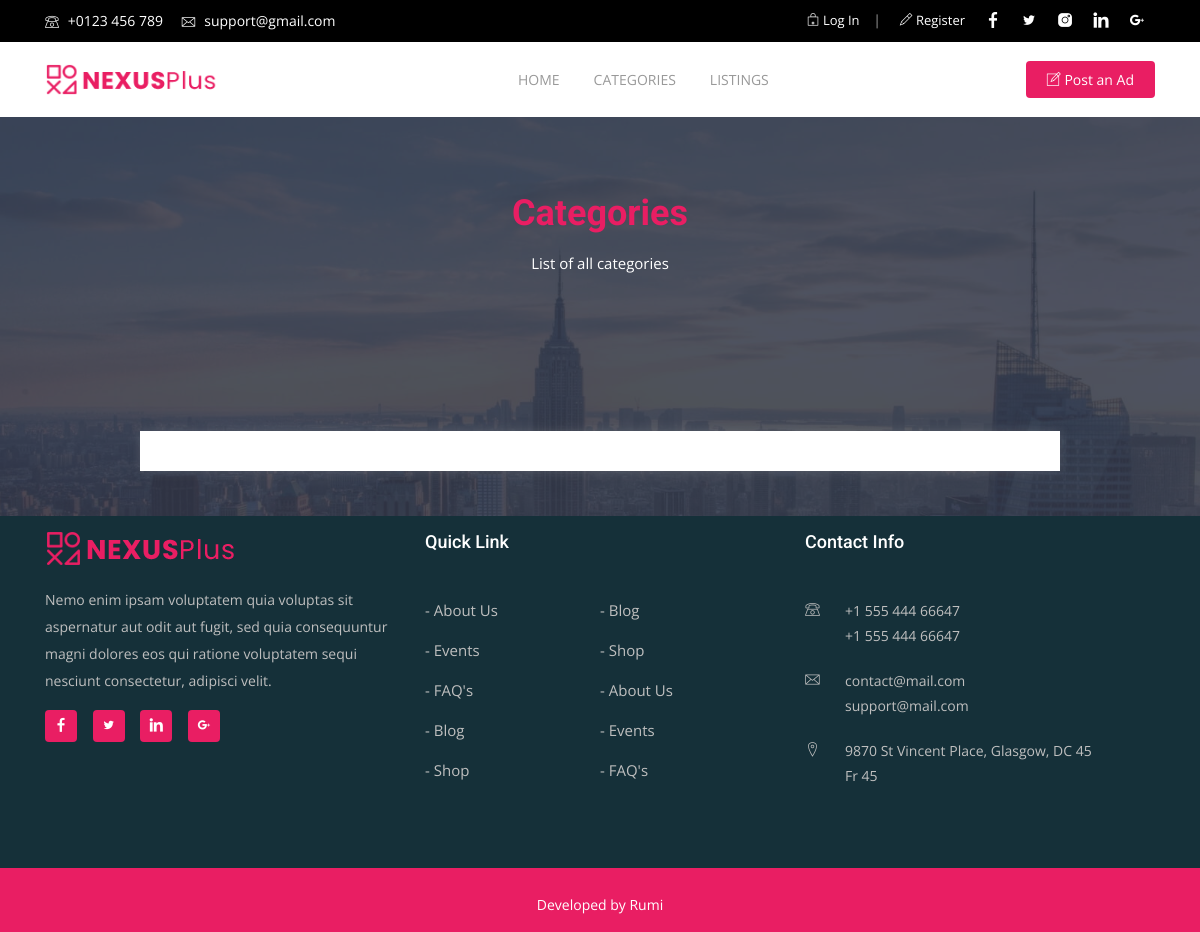
Before: /categories with the older database file.
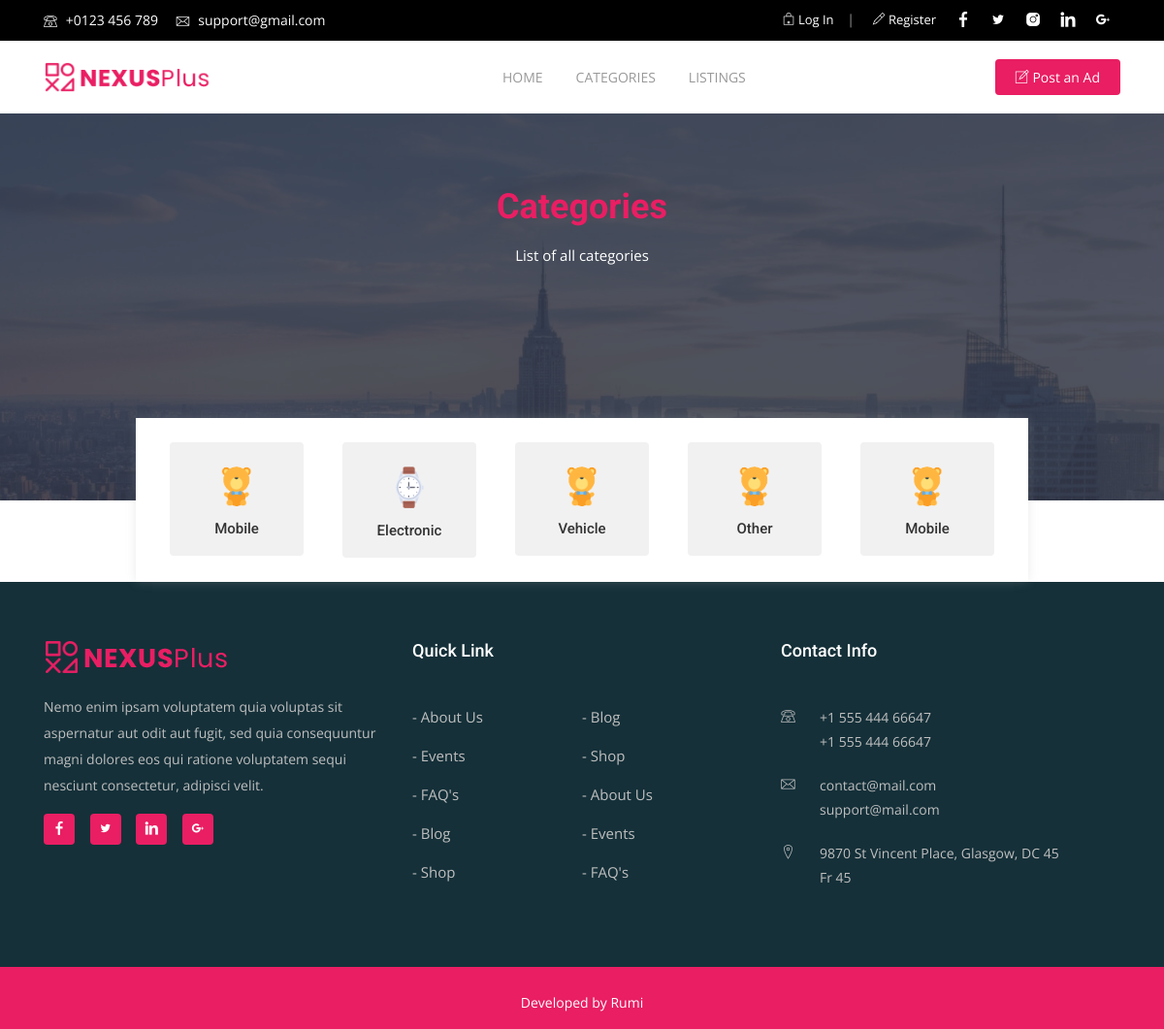
After: the same page with the newer database file.
### core/models.py (models this page shows, shortened)
class Category(models.Model):
    class Meta:
        verbose_name = "Category"
        verbose_name_plural = "Categories"
    title = models.CharField(max_length=255)
    image = models.ImageField(verbose_name="Category Image", upload_to="category_images",
                              default="category_images/default.png")

### category/views.py (the view)
# urls.py: path('', CategoryListView.as_view(), name="list"),
class CategoryListView(ListView):
    model = Category
    template_name = "categories/index.html"
    context_object_name = "categories"

### templates/categories/index.html
{% extends 'base.html' %}
{% block content %}
    <div id="hero-area">
        <div class="overlay"></div>
        <div class="container">
            <div class="row justify-content-center">
                <div class="col-md-12 col-lg-9 col-xs-12 text-center">
                    <div class="contents">
                        <h1 class="head-title"><span class="year">Categories</span></h1>
                        <p>List of all categories</p>
                    </div>
                </div>
            </div>
        </div>
    </div>
    <section id="categories">
        <div class="container">
            <div class="row justify-content-center">
                <div class="col-lg-10 col-md-12 col-xs-12">
                    <div id="categories-icon-slider" class="categories-wrapper owl-carousel owl-theme">
                        {% for category in categories %}
                            <div class="item">
                                <a href="#">
                                    <div class="category-icon-item">
                                        <div class="icon-box">
                                            <div class="icon">
                                                <img src="{{ category.image.url }}" alt="">
                                            </div>
                                            <h4>{{ category.title }}</h4>
                                        </div>
                                    </div>
                                </a>
                            </div>
                        {% endfor %}
                    </div>
                </div>
            </div>
        </div>
    </section>
{% endblock %}

### templates/base.html (shortened to what this page needs)
{% load static %}
<!DOCTYPE html>
<html lang="en">
<head>
    <link rel="stylesheet" type="text/css" href="{% static 'assets/css/bootstrap.min.css' %} ">
    <link rel="stylesheet" type="text/css" href="{% static 'assets/fonts/line-icons.css' %} ">
    <link rel="stylesheet" type="text/css" href="{% static 'assets/css/slicknav.css' %} ">
    <link rel="stylesheet" type="text/css" href="{% static 'assets/css/color-switcher.css' %} ">
    <link rel="stylesheet" type="text/css" href="{% static 'assets/css/animate.css' %} ">
    <link rel="stylesheet" type="text/css" href="{% static 'assets/css/summernote.css' %} ">
    <link rel="stylesheet" type="text/css" href="{% static 'assets/css/owl.carousel.css' %} ">
    <link rel="stylesheet" type="text/css" href="{% static 'assets/css/main.css' %} ">
    <link rel="stylesheet" type="text/css" href="{% static 'assets/css/responsive.css' %} ">
</head>
<body>
<header id="header-wrap">
    {% include 'includes/navbar.html' %}
</header>
{% block content %}{% endblock %}
<footer>
    <section class="footer-Content">
        <div class="container">
            <div class="row">
                <div class="col-lg-4 col-md-4 col-xs-6 col-mb-12">
                    <div class="widget">
                        <div class="footer-logo"><img src="assets/img/logo.png" alt=""></div>
                        <div class="textwidget">
                            <p>Nemo enim ipsam voluptatem quia voluptas sit aspernatur aut odit aut fugit, sed quia
                                consequuntur magni dolores eos qui ratione voluptatem sequi nesciunt consectetur,
                                adipisci velit.</p>
                        </div>
                        <ul class="mt-3 footer-social">
                            <li><a class="facebook" href="#"><i class="lni-facebook-filled"></i></a></li>
                            <li><a class="twitter" href="#"><i class="lni-twitter-filled"></i></a></li>
                            <li><a class="linkedin" href="#"><i class="lni-linkedin-fill"></i></a></li>
                            <li><a class="google-plus" href="#"><i class="lni-google-plus"></i></a></li>
                        </ul>
                    </div>
                </div>
                <div class="col-lg-4 col-md-4 col-xs-6 col-mb-12">
                    <div class="widget">
                        <h3 class="block-title">Quick Link</h3>
                        <ul class="menu">
                            <li><a href="#">- About Us</a></li>
                            <li><a href="#">- Blog</a></li>
                            <li><a href="#">- Events</a></li>
                            <li><a href="#">- Shop</a></li>
                            <li><a href="#">- FAQ's</a></li>
                            <li><a href="#">- About Us</a></li>
                            <li><a href="#">- Blog</a></li>
                            <li><a href="#">- Events</a></li>
                            <li><a href="#">- Shop</a></li>
                            <li><a href="#">- FAQ's</a></li>
                        </ul>
                    </div>
                </div>
                <div class="col-lg-4 col-md-4 col-xs-6 col-mb-12">
                    <div class="widget">
                        <h3 class="block-title">Contact Info</h3>
                        <ul class="contact-footer">
                            <li>
                                <strong><i
                                        class="lni-phone"></i></strong><span>+1 555 444 66647 <br> +1 555 444 66647</span>
                            </li>
                            <li>
                                <strong><i class="lni-envelope"></i></strong><span>contact@mail.com <br> support@mail.com</span>
                            </li>
                            <li>
                                <strong><i class="lni-map-marker"></i></strong><span><a href="#">9870 St Vincent Place, Glasgow, DC 45 <br>Fr 45</a></span>
                            </li>
                        </ul>
                    </div>
                </div>
            </div>
        </div>
    </section>
    <div id="copyright">
        <div class="container">
            <div class="row">
                <div class="col-md-12">
                    <div class="site-info text-center">
                        <p>Developed by Rumi</p>
                    </div>
                </div>
            </div>
        </div>
    </div>
</footer>
</body>
</html>

### templates/includes/navbar.html (shortened to what this page needs)
{% load static %}
<div class="top-bar">
    <div class="container">
        <div class="row">
            <div class="col-lg-7 col-md-5 col-xs-12">
                <ul class="list-inline">
                    <li><i class="lni-phone"></i> +0123 456 789</li>
                    <li><i class="lni-envelope"></i> support@gmail.com</li>
                </ul>
            </div>
            <div class="col-lg-5 col-md-7 col-xs-12">
                <div class="roof-social float-right">
                    <a class="facebook" href="#"><i class="lni-facebook-filled"></i></a>
                    <a class="twitter" href="#"><i class="lni-twitter-filled"></i></a>
                    <a class="instagram" href="#"><i class="lni-instagram-filled"></i></a>
                    <a class="linkedin" href="#"><i class="lni-linkedin-fill"></i></a>
                    <a class="google" href="#"><i class="lni-google-plus"></i></a>
                </div>
                {% if not request.user.is_authenticated %}
                    <div class="header-top-right float-right">
                        <a href="{% url 'accounts:login' %}" class="header-top-button"><i class="lni-lock"></i> Log
                            In</a> |
                        <a href="{% url 'accounts:register' %}" class="header-top-button"><i class="lni-pencil"></i>
                            Register</a>
                    </div>
                {% else %}
                    <div class="header-top-right float-right">
                        <a href="{% url 'accounts:logout' %}" class="header-top-button">
                            <i class="lni-lock"></i> Logout</a>
                    </div>
                {% endif %}
            </div>
        </div>
    </div>
</div>
<nav class="navbar navbar-expand-lg bg-white fixed-top scrolling-navbar">
    <div class="container">
        <div class="navbar-header">
            <a href="{% url 'core:home' %}" class="navbar-brand">
                <img src="{% static 'assets/img/logo.png' %}" alt="">
            </a>
        </div>
        <div class="collapse navbar-collapse" id="main-navbar">
            <ul class="navbar-nav mr-auto w-100 justify-content-center">
                <li class="nav-item acive">
                    <a class="nav-link" href="{% url 'core:home' %}">
                        Home
                    </a>
                </li>
                <li class="nav-item">
                    <a class="nav-link" href="{% url 'categories:list' %}">
                        Categories
                    </a>
                </li>
                <li class="nav-item">
                    <a class="nav-link" href="#">
                        Listings
                    </a>
                </li>
            </ul>
            <div class="post-btn">
                <a class="btn btn-common" href="{% url 'ads:crate.ad' %}">
                    <i class="lni-pencil-alt"></i> Post an Ad
                </a>
            </div>
        </div>
    </div>
</nav>

Changed rows visible on the page:
added Category: image (placeholder picture), title "Mobile"
added Category: image (picture), title "Electronic"
added Category: image (picture), title "Vehicle"
added Category: image (placeholder picture), title "Other"
